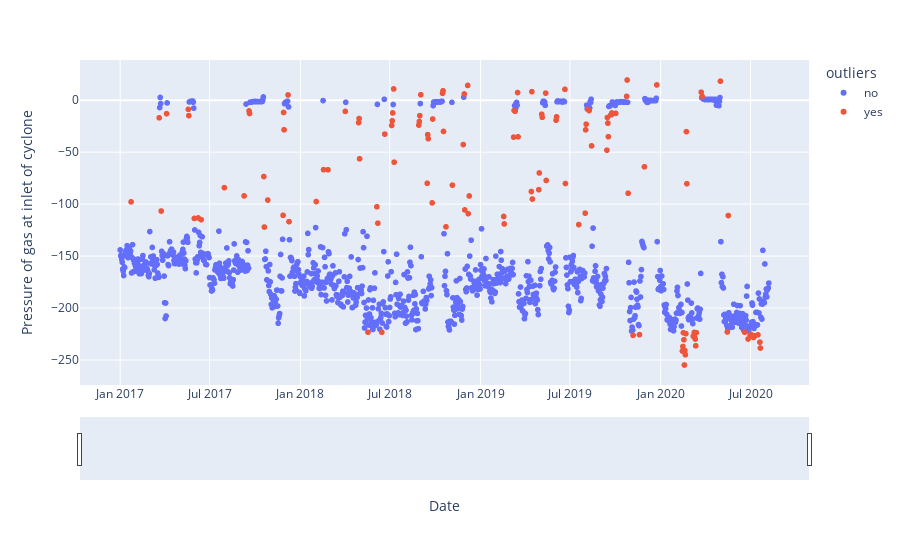

Here is the notebook cell this chart was saved with:
### Code cell
from sklearn.ensemble import IsolationForest
import plotly.express as px
model =  IsolationForest(contamination=0.1)
model.fit(df[['Pressure of gas at inlet of cyclone']])
df['outliers']=pd.Series(model.predict(df[['Pressure of gas at inlet of cyclone']])).apply(lambda x: 'yes' if (x == -1) else 'no' )
df5=df.query('outliers=="yes"')
df5.to_csv(r"C:\Users\shaha\Desktop\Task\Pressure_inlet.csv")
fig = px.scatter(df.reset_index(), x='Date', y='Pressure of gas at inlet of cyclone', color='outliers')
fig.update_xaxes(rangeslider_visible=True,)
fig.show()

### Figure 1 — Plotly figure (JSON) as saved in the notebook; plotly's stock layout.template omitted (floating-point values rounded to 4 significant figures; data arrays with more than 128 entries replaced by an {"elided": "..."} marker saying what was removed)
{"data": [{"hovertemplate": "outliers=no<br>Date=%{x}<br>Pressure of gas at inlet of cyclone=%{y}<extra></extra>", "legendgroup": "no", "marker": {"color": "#636efa", "symbol": "circle"}, "mode": "markers", "name": "no", "showlegend": true, "type": "scattergl", "x": {"elided": "1182 str values"}, "xaxis": "x", "y": {"elided": "1182 float values"}, "yaxis": "y"}, {"hovertemplate": "outliers=yes<br>Date=%{x}<br>Pressure of gas at inlet of cyclone=%{y}<extra></extra>", "legendgroup": "yes", "marker": {"color": "#EF553B", "symbol": "circle"}, "mode": "markers", "name": "yes", "showlegend": true, "type": "scattergl", "x": {"elided": "132 str values"}, "xaxis": "x", "y": {"elided": "132 float values"}, "yaxis": "y"}], "layout": {"legend": {"title": {"text": "outliers"}, "tracegroupgap": 0}, "margin": {"t": 60}, "xaxis": {"anchor": "y", "domain": [0, 1], "rangeslider": {"visible": true}, "title": {"text": "Date"}}, "yaxis": {"anchor": "x", "domain": [0, 1], "title": {"text": "Pressure of gas at inlet of cyclone"}}}}
